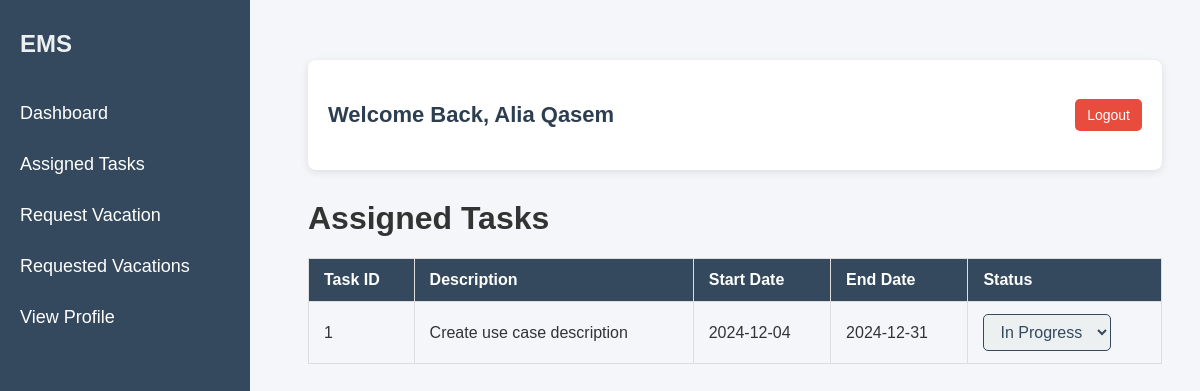
The app's page /assigned_tasks.php (signed in), older data.
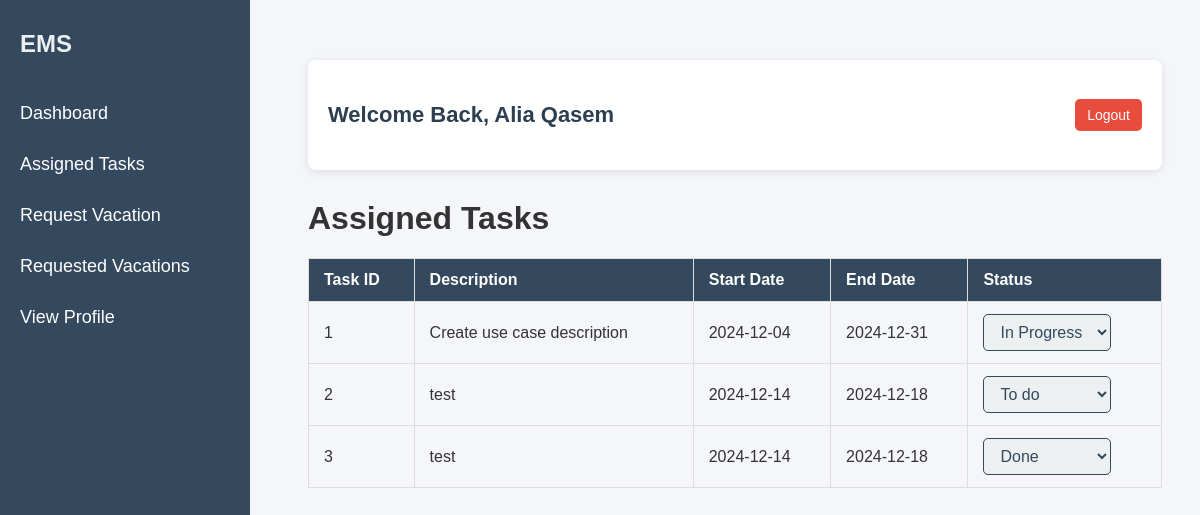
The same page, newer data.
### tables this page shows
CREATE TABLE `tasks` (
  `task_id` int(11) NOT NULL,
  `employee_id` int(11) NOT NULL,
  `description` varchar(50) DEFAULT NULL,
  `status` enum('To Do','In Progress','Done') DEFAULT NULL,
  `start_date` date DEFAULT NULL,
  `end_date` date NOT NULL
);

### assigned_tasks.php (the view, shortened to what this page needs)
<?php
$username = "root";
$password = "";
$host = "localhost";
$dbname = "emp";
try {
    $database = new PDO("mysql:host=$host;dbname=$dbname;charset=utf8", $username, $password);
    $database->setAttribute(PDO::ATTR_ERRMODE, PDO::ERRMODE_EXCEPTION);
} catch (PDOException $e) {
    die("Connection failed: " . $e->getMessage());
}
$user_name = $_SESSION['user_name'];
$stmt = $database->prepare("SELECT employee_id FROM employee WHERE person_id = ?");
$stmt->execute([intval($_SESSION['person_id'])]);
$employee = $stmt->fetch(PDO::FETCH_ASSOC);
$employee_id = $employee['employee_id'];
$stmt = $database->prepare("SELECT * FROM tasks WHERE employee_id = ?");
$stmt->execute([$employee_id]);
$tasks = $stmt->fetchAll(PDO::FETCH_ASSOC);
?>
<!DOCTYPE html>
<html lang="en">
<head>
</head>
<body>
    <div class="sidebar">
        <div class="brand">EMS</div>
        <a href="dashboard_emp.php">Dashboard</a>
        <a href="assigned_tasks.php">Assigned Tasks</a>
        <a href="RequestVacation.php">Request Vacation</a>
        <a href="requestedVacation.php">Requested Vacations</a>
        <a href="profile.php">View Profile</a>
    </div>
    <div class="content">
        <div class="header">
            <h3>Welcome Back, <?php echo htmlspecialchars($user_name); ?></h3>
            <button class="btn-signout" onclick="window.location.href='?logout=true'">Logout</button>
        </div>
        <h1>Assigned Tasks</h1>
        <table>
            <thead>
                <tr>
                    <th>Task ID</th>
                    <th>Description</th>
                    <th>Start Date</th>
                    <th>End Date</th>
                    <th>Status</th>
                </tr>
            </thead>
            <tbody>
                <?php if (count($tasks) > 0): ?>
                    <?php foreach ($tasks as $task): ?>
                        <tr>
                            <td><?= htmlspecialchars($task['task_id']) ?></td>
                            <td><?= htmlspecialchars($task['description']) ?></td>
                            <td><?= htmlspecialchars($task['start_date']) ?></td>
                            <td><?= htmlspecialchars($task['end_date']) ?></td>
                            <td>
                                <select class="status-select" data-id="<?= $task['task_id'] ?>">
                                    <option value="To do" <?= $task['status'] === 'To do' ? 'selected' : '' ?>>To do</option>
                                    <option value="In Progress" <?= $task['status'] === 'In Progress' ? 'selected' : '' ?>>In
                                        Progress</option>
                                    <option value="Done" <?= $task['status'] === 'Done' ? 'selected' : '' ?>>Done</option>
                                </select>
                            </td>
                        </tr>
                    <?php endforeach; ?>
                <?php else: ?>
                    <tr>
                        <td colspan="5">No tasks assigned.</td>
                    </tr>
                <?php endif; ?>
            </tbody>
        </table>
    </div>
</body>
</html>

Row changes from the older to the newer data that the page shows:
added tasks: task_id "2", description "test", start_date "2024-12-14", end_date "2024-12-18", task_id "To do"
added tasks: task_id "3", description "test", start_date "2024-12-14", end_date "2024-12-18", status+task_id "Done"
